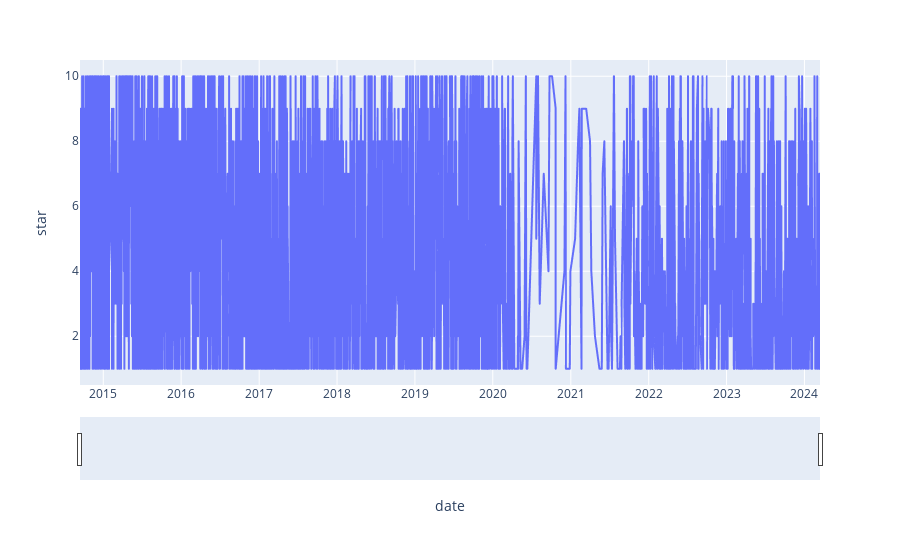

Source (notebook cell):
### Code cell
fig = px.line(df, x="date", y="star")
fig.update_xaxes(rangeslider_visible=True)
fig.show()

### Figure 1 — Plotly figure (JSON) as saved in the notebook; plotly's stock layout.template omitted (floating-point values rounded to 4 significant figures; data arrays with more than 128 entries replaced by an {"elided": "..."} marker saying what was removed)
{"data": [{"hovertemplate": "date=%{x}<br>star=%{y}<extra></extra>", "legendgroup": "", "line": {"color": "#636efa", "dash": "solid"}, "marker": {"symbol": "circle"}, "mode": "lines", "name": "", "showlegend": false, "type": "scattergl", "x": {"elided": "3495 str values"}, "xaxis": "x", "y": {"elided": "3495 int values"}, "yaxis": "y"}], "layout": {"legend": {"tracegroupgap": 0}, "margin": {"t": 60}, "xaxis": {"anchor": "y", "domain": [0, 1], "rangeslider": {"visible": true}, "title": {"text": "date"}}, "yaxis": {"anchor": "x", "domain": [0, 1], "title": {"text": "star"}}}}
